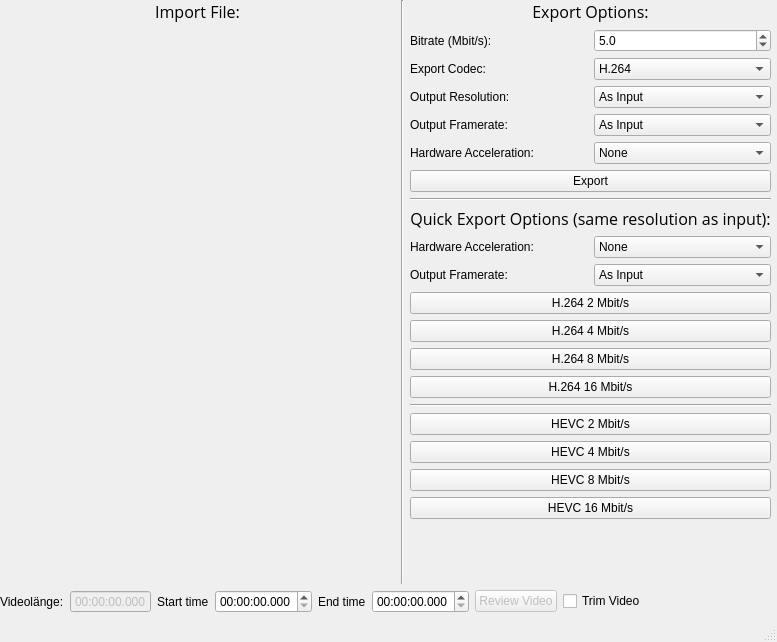
<?xml version="1.0" encoding="UTF-8"?>
<ui version="4.0">
 <class>VideoLowWindow</class>
 <widget class="QMainWindow" name="VideoLowWindow">
  <property name="geometry">
   <rect>
    <x>0</x>
    <y>0</y>
    <width>777</width>
    <height>642</height>
   </rect>
  </property>
  <property name="sizePolicy">
   <sizepolicy hsizetype="Preferred" vsizetype="Preferred">
    <horstretch>0</horstretch>
    <verstretch>0</verstretch>
   </sizepolicy>
  </property>
  <property name="windowTitle">
   <string>VideoLow</string>
  </property>
  <widget class="QWidget" name="centralwidget">
   <widget class="QWidget" name="verticalLayoutWidget">
    <property name="geometry">
     <rect>
      <x>0</x>
      <y>0</y>
      <width>771</width>
      <height>613</height>
     </rect>
    </property>
    <layout class="QVBoxLayout" name="verticalLayout_5">
     <item>
      <layout class="QHBoxLayout" name="horizontalLayout">
       <property name="sizeConstraint">
        <enum>QLayout::SetNoConstraint</enum>
       </property>
       <item>
        <layout class="QVBoxLayout" name="verticalLayout_4">
         <item>
          <widget class="QLabel" name="label_7">
           <property name="sizePolicy">
            <sizepolicy hsizetype="Minimum" vsizetype="Maximum">
             <horstretch>0</horstretch>
             <verstretch>0</verstretch>
            </sizepolicy>
           </property>
           <property name="font">
            <font>
             <family>Open Sans</family>
             <pointsize>12</pointsize>
            </font>
           </property>
           <property name="text">
            <string>Import File:</string>
           </property>
           <property name="alignment">
            <set>Qt::AlignCenter</set>
           </property>
          </widget>
         </item>
         <item>
          <widget class="FileDropWidget" name="DropWidget">
           <property name="sizePolicy">
            <sizepolicy hsizetype="MinimumExpanding" vsizetype="MinimumExpanding">
             <horstretch>0</horstretch>
             <verstretch>0</verstretch>
            </sizepolicy>
           </property>
           <property name="font">
            <font>
             <pointsize>10</pointsize>
            </font>
           </property>
           <property name="text">
            <string>&lt;drop content&gt;</string>
           </property>
           <property name="textFormat">
            <enum>Qt::AutoText</enum>
           </property>
           <property name="alignment">
            <set>Qt::AlignCenter</set>
           </property>
          </widget>
         </item>
        </layout>
       </item>
       <item>
        <widget class="Line" name="line_2">
         <property name="orientation">
          <enum>Qt::Vertical</enum>
         </property>
        </widget>
       </item>
       <item>
        <layout class="QVBoxLayout" name="verticalLayout">
         <property name="sizeConstraint">
          <enum>QLayout::SetMinimumSize</enum>
         </property>
         <item>
          <widget class="QLabel" name="label_6">
           <property name="sizePolicy">
            <sizepolicy hsizetype="Minimum" vsizetype="Minimum">
             <horstretch>0</horstretch>
             <verstretch>0</verstretch>
            </sizepolicy>
           </property>
           <property name="font">
            <font>
             <family>Open Sans</family>
             <pointsize>12</pointsize>
            </font>
           </property>
           <property name="text">
            <string>Export Options:</string>
           </property>
           <property name="scaledContents">
            <bool>false</bool>
           </property>
           <property name="alignment">
            <set>Qt::AlignCenter</set>
           </property>
           <property name="margin">
            <number>0</number>
           </property>
          </widget>
         </item>
         <item>
          <layout class="QVBoxLayout" name="verticalLayout_3">
           <property name="sizeConstraint">
            <enum>QLayout::SetMinimumSize</enum>
           </property>
           <item>
            <layout class="QHBoxLayout" name="horizontalLayout_3">
             <item>
              <widget class="QLabel" name="label_3">
               <property name="text">
                <string>Bitrate (Mbit/s): </string>
               </property>
              </widget>
             </item>
             <item>
              <widget class="QDoubleSpinBox" name="BitrateDoubleSpinBox">
               <property name="decimals">
                <number>1</number>
               </property>
               <property name="minimum">
                <double>0.100000000000000</double>
               </property>
               <property name="singleStep">
                <double>0.100000000000000</double>
               </property>
               <property name="value">
                <double>5.000000000000000</double>
               </property>
              </widget>
             </item>
            </layout>
           </item>
           <item>
            <layout class="QHBoxLayout" name="horizontalLayout_4">
             <item>
              <widget class="QLabel" name="label_2">
               <property name="text">
                <string>Export Codec:</string>
               </property>
              </widget>
             </item>
             <item>
              <widget class="QComboBox" name="CodecComboBox">
               <item>
                <property name="text">
                 <string>H.264</string>
                </property>
               </item>
               <item>
                <property name="text">
                 <string>HEVC (H.265)</string>
                </property>
               </item>
              </widget>
             </item>
            </layout>
           </item>
           <item>
            <layout class="QHBoxLayout" name="horizontalLayout_6">
             <item>
              <widget class="QLabel" name="label_5">
               <property name="text">
                <string>Output Resolution: </string>
               </property>
              </widget>
             </item>
             <item>
              <widget class="QComboBox" name="ResolutionComboBox">
               <item>
                <property name="text">
                 <string>As Input</string>
                </property>
               </item>
               <item>
                <property name="text">
                 <string>4K</string>
                </property>
               </item>
               <item>
                <property name="text">
                 <string>1440p</string>
                </property>
               </item>
               <item>
                <property name="text">
                 <string>1080p</string>
                </property>
               </item>
               <item>
                <property name="text">
                 <string>720p</string>
                </property>
               </item>
               <item>
                <property name="text">
                 <string>480p</string>
                </property>
               </item>
               <item>
                <property name="text">
                 <string>240p</string>
                </property>
               </item>
              </widget>
             </item>
            </layout>
           </item>
           <item>
            <layout class="QHBoxLayout" name="horizontalLayout_2">
             <item>
              <widget class="QLabel" name="FramerateLabel">
               <property name="text">
                <string>Output Framerate:</string>
               </property>
              </widget>
             </item>
             <item>
              <widget class="QComboBox" name="FramerateComboBox">
               <item>
                <property name="text">
                 <string>As Input</string>
                </property>
               </item>
               <item>
                <property name="text">
                 <string>30</string>
                </property>
               </item>
               <item>
                <property name="text">
                 <string>60</string>
                </property>
               </item>
               <item>
                <property name="text">
                 <string>120</string>
                </property>
               </item>
               <item>
                <property name="text">
                 <string>240</string>
                </property>
               </item>
              </widget>
             </item>
            </layout>
           </item>
           <item>
            <layout class="QHBoxLayout" name="horizontalLayout_5">
             <item>
              <widget class="QLabel" name="label_4">
               <property name="text">
                <string>Hardware Acceleration: </string>
               </property>
              </widget>
             </item>
             <item>
              <widget class="QComboBox" name="HardwareAccelerationComboBox">
               <property name="currentIndex">
                <number>0</number>
               </property>
               <item>
                <property name="text">
                 <string>None</string>
                </property>
               </item>
               <item>
                <property name="text">
                 <string>Nvidia</string>
                </property>
               </item>
               <item>
                <property name="text">
                 <string>AMD</string>
                </property>
               </item>
              </widget>
             </item>
            </layout>
           </item>
           <item>
            <widget class="QPushButton" name="ExportButton">
             <property name="text">
              <string>Export</string>
             </property>
            </widget>
           </item>
          </layout>
         </item>
         <item>
          <widget class="Line" name="line">
           <property name="orientation">
            <enum>Qt::Horizontal</enum>
           </property>
          </widget>
         </item>
         <item>
          <layout class="QVBoxLayout" name="verticalLayout_2">
           <property name="sizeConstraint">
            <enum>QLayout::SetDefaultConstraint</enum>
           </property>
           <item>
            <widget class="QLabel" name="label">
             <property name="sizePolicy">
              <sizepolicy hsizetype="Minimum" vsizetype="Minimum">
               <horstretch>0</horstretch>
               <verstretch>0</verstretch>
              </sizepolicy>
             </property>
             <property name="font">
              <font>
               <family>Open Sans</family>
               <pointsize>12</pointsize>
              </font>
             </property>
             <property name="text">
              <string>Quick Export Options (same resolution as input):</string>
             </property>
             <property name="scaledContents">
              <bool>false</bool>
             </property>
             <property name="alignment">
              <set>Qt::AlignCenter</set>
             </property>
             <property name="margin">
              <number>0</number>
             </property>
            </widget>
           </item>
           <item>
            <layout class="QHBoxLayout" name="horizontalLayout_7">
             <item>
              <widget class="QLabel" name="label_8">
               <property name="text">
                <string>Hardware Acceleration: </string>
               </property>
              </widget>
             </item>
             <item>
              <widget class="QComboBox" name="HardwareAccelerationQuickComboBox">
               <property name="currentIndex">
                <number>0</number>
               </property>
               <item>
                <property name="text">
                 <string>None</string>
                </property>
               </item>
               <item>
                <property name="text">
                 <string>Nvidia</string>
                </property>
               </item>
               <item>
                <property name="text">
                 <string>AMD</string>
                </property>
               </item>
              </widget>
             </item>
            </layout>
           </item>
           <item>
            <layout class="QHBoxLayout" name="horizontalLayout_8">
             <item>
              <widget class="QLabel" name="FramerateLabel_2">
               <property name="text">
                <string>Output Framerate:</string>
               </property>
              </widget>
             </item>
             <item>
              <widget class="QComboBox" name="FramerateQuickComboBox">
               <item>
                <property name="text">
                 <string>As Input</string>
                </property>
               </item>
               <item>
                <property name="text">
                 <string>30</string>
                </property>
               </item>
               <item>
                <property name="text">
                 <string>60</string>
                </property>
               </item>
               <item>
                <property name="text">
                 <string>120</string>
                </property>
               </item>
               <item>
                <property name="text">
                 <string>240</string>
                </property>
               </item>
              </widget>
             </item>
            </layout>
           </item>
           <item>
            <widget class="QPushButton" name="H264_2">
             <property name="text">
              <string>H.264 2 Mbit/s</string>
             </property>
            </widget>
           </item>
           <item>
            <widget class="QPushButton" name="H264_4">
             <property name="text">
              <string>H.264 4 Mbit/s</string>
             </property>
            </widget>
           </item>
           <item>
            <widget class="QPushButton" name="H264_8">
             <property name="text">
              <string>H.264 8 Mbit/s</string>
             </property>
            </widget>
           </item>
           <item>
            <widget class="QPushButton" name="H264_16">
             <property name="text">
              <string>H.264 16 Mbit/s</string>
             </property>
            </widget>
           </item>
           <item>
            <widget class="Line" name="line_3">
             <property name="orientation">
              <enum>Qt::Horizontal</enum>
             </property>
            </widget>
           </item>
           <item>
            <widget class="QPushButton" name="HEVC_2">
             <property name="text">
              <string>HEVC 2 Mbit/s</string>
             </property>
            </widget>
           </item>
           <item>
            <widget class="QPushButton" name="HEVC_4">
             <property name="text">
              <string>HEVC 4 Mbit/s</string>
             </property>
            </widget>
           </item>
           <item>
            <widget class="QPushButton" name="HEVC_8">
             <property name="text">
              <string>HEVC 8 Mbit/s</string>
             </property>
            </widget>
           </item>
           <item>
            <widget class="QPushButton" name="HEVC_16">
             <property name="text">
              <string>HEVC 16 Mbit/s</string>
             </property>
            </widget>
           </item>
          </layout>
         </item>
         <item>
          <widget class="QLabel" name="ErrorLabel">
           <property name="palette">
            <palette>
             <active>
              <colorrole role="WindowText">
               <brush brushstyle="SolidPattern">
                <color alpha="255">
                 <red>255</red>
                 <green>0</green>
                 <blue>0</blue>
                </color>
               </brush>
              </colorrole>
              <colorrole role="Text">
               <brush brushstyle="SolidPattern">
                <color alpha="255">
                 <red>0</red>
                 <green>0</green>
                 <blue>0</blue>
                </color>
               </brush>
              </colorrole>
              <colorrole role="PlaceholderText">
               <brush brushstyle="SolidPattern">
                <color alpha="128">
                 <red>0</red>
                 <green>0</green>
                 <blue>0</blue>
                </color>
               </brush>
              </colorrole>
             </active>
             <inactive>
              <colorrole role="WindowText">
               <brush brushstyle="SolidPattern">
                <color alpha="255">
                 <red>255</red>
                 <green>0</green>
                 <blue>0</blue>
                </color>
               </brush>
              </colorrole>
              <colorrole role="Text">
               <brush brushstyle="SolidPattern">
                <color alpha="255">
                 <red>0</red>
                 <green>0</green>
                 <blue>0</blue>
                </color>
               </brush>
              </colorrole>
              <colorrole role="PlaceholderText">
               <brush brushstyle="SolidPattern">
                <color alpha="128">
                 <red>0</red>
                 <green>0</green>
                 <blue>0</blue>
                </color>
               </brush>
              </colorrole>
             </inactive>
             <disabled>
              <colorrole role="WindowText">
               <brush brushstyle="SolidPattern">
                <color alpha="255">
                 <red>120</red>
                 <green>120</green>
                 <blue>120</blue>
                </color>
               </brush>
              </colorrole>
              <colorrole role="Text">
               <brush brushstyle="SolidPattern">
                <color alpha="255">
                 <red>120</red>
                 <green>120</green>
                 <blue>120</blue>
                </color>
               </brush>
              </colorrole>
              <colorrole role="PlaceholderText">
               <brush brushstyle="SolidPattern">
                <color alpha="128">
                 <red>0</red>
                 <green>0</green>
                 <blue>0</blue>
                </color>
               </brush>
              </colorrole>
             </disabled>
            </palette>
           </property>
           <property name="font">
            <font>
             <pointsize>10</pointsize>
            </font>
           </property>
           <property name="text">
            <string/>
           </property>
           <property name="alignment">
            <set>Qt::AlignCenter</set>
           </property>
          </widget>
         </item>
         <item>
          <spacer name="verticalSpacer">
           <property name="orientation">
            <enum>Qt::Vertical</enum>
           </property>
           <property name="sizeHint" stdset="0">
            <size>
             <width>20</width>
             <height>40</height>
            </size>
           </property>
          </spacer>
         </item>
        </layout>
       </item>
      </layout>
     </item>
     <item>
      <layout class="QHBoxLayout" name="horizontalLayout_9">
       <item>
        <widget class="QLabel" name="label_9">
         <property name="text">
          <string>Videolänge:</string>
         </property>
        </widget>
       </item>
       <item>
        <widget class="QTimeEdit" name="videoLengthTimeEdit">
         <property name="enabled">
          <bool>false</bool>
         </property>
         <property name="buttonSymbols">
          <enum>QAbstractSpinBox::NoButtons</enum>
         </property>
         <property name="displayFormat">
          <string>HH:mm:ss.zzz</string>
         </property>
        </widget>
       </item>
       <item>
        <widget class="QLabel" name="label_10">
         <property name="text">
          <string>Start time</string>
         </property>
        </widget>
       </item>
       <item>
        <widget class="QTimeEdit" name="startTimeEdit">
         <property name="displayFormat">
          <string>HH:mm:ss.zzz</string>
         </property>
         <property name="time">
          <time>
           <hour>0</hour>
           <minute>0</minute>
           <second>0</second>
          </time>
         </property>
        </widget>
       </item>
       <item>
        <widget class="QLabel" name="label_11">
         <property name="text">
          <string>End time</string>
         </property>
        </widget>
       </item>
       <item>
        <widget class="QTimeEdit" name="EndTimeEdit">
         <property name="currentSection">
          <enum>QDateTimeEdit::HourSection</enum>
         </property>
         <property name="displayFormat">
          <string>HH:mm:ss.zzz</string>
         </property>
         <property name="calendarPopup">
          <bool>false</bool>
         </property>
        </widget>
       </item>
       <item>
        <widget class="QPushButton" name="reviewVideoButton">
         <property name="enabled">
          <bool>false</bool>
         </property>
         <property name="text">
          <string>Review Video</string>
         </property>
        </widget>
       </item>
       <item>
        <widget class="QCheckBox" name="trimVideoCheckBox">
         <property name="text">
          <string>Trim Video</string>
         </property>
        </widget>
       </item>
       <item>
        <spacer name="horizontalSpacer">
         <property name="orientation">
          <enum>Qt::Horizontal</enum>
         </property>
         <property name="sizeHint" stdset="0">
          <size>
           <width>40</width>
           <height>20</height>
          </size>
         </property>
        </spacer>
       </item>
      </layout>
     </item>
    </layout>
   </widget>
  </widget>
  <widget class="QMenuBar" name="menubar">
   <property name="geometry">
    <rect>
     <x>0</x>
     <y>0</y>
     <width>777</width>
     <height>21</height>
    </rect>
   </property>
  </widget>
  <widget class="QStatusBar" name="statusbar"/>
 </widget>
 <customwidgets>
  <customwidget>
   <class>FileDropWidget</class>
   <extends>QLabel</extends>
   <header>filedropwidget.h</header>
  </customwidget>
 </customwidgets>
 <resources/>
 <connections/>
 <slots>
  <slot>h264_2_slot()</slot>
 </slots>
</ui>
